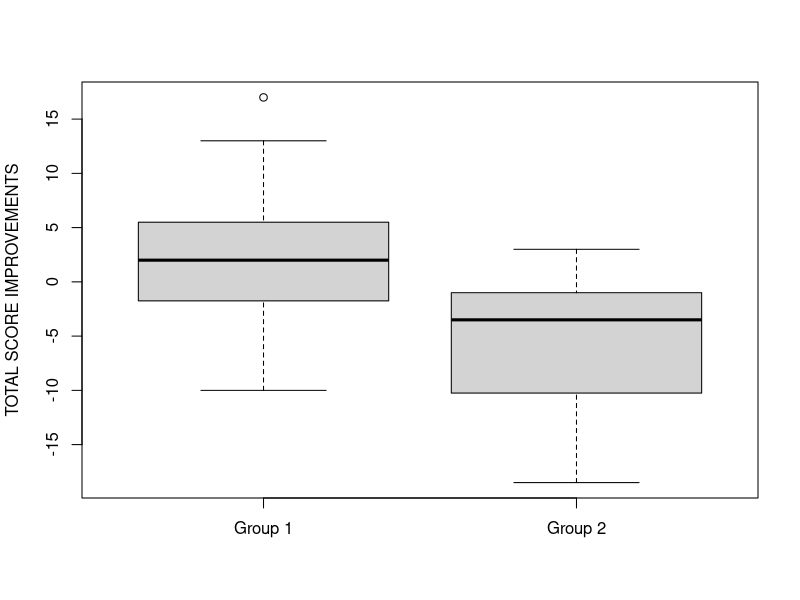
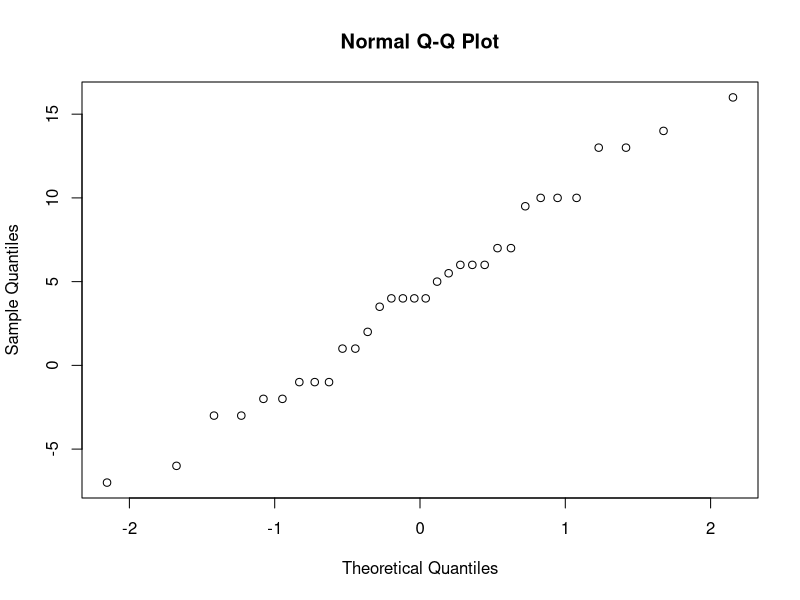
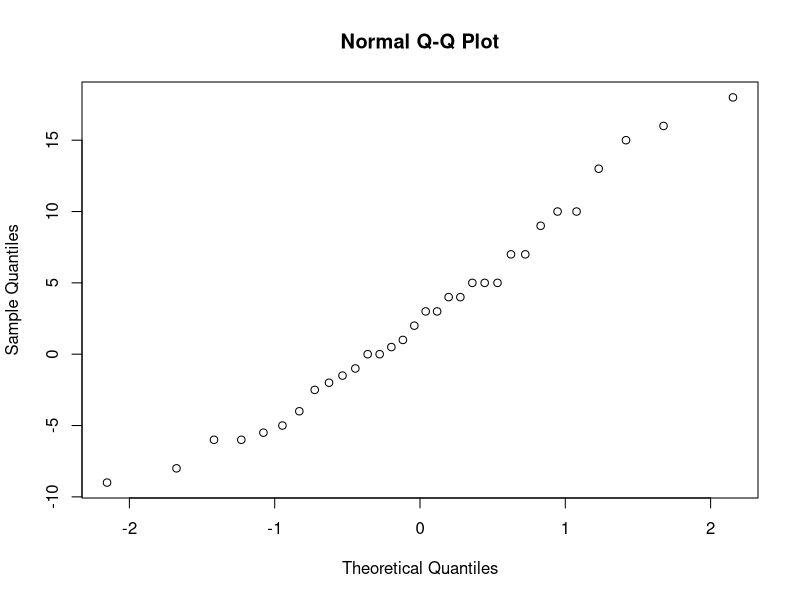
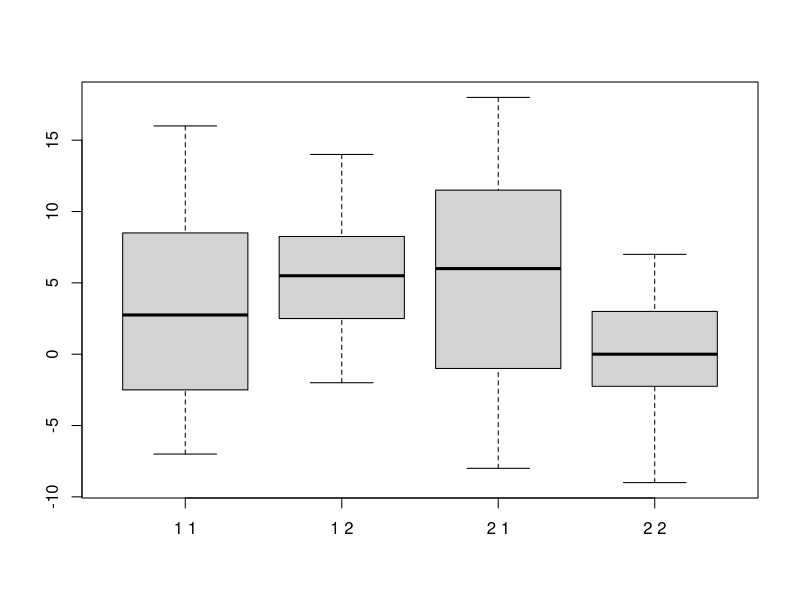
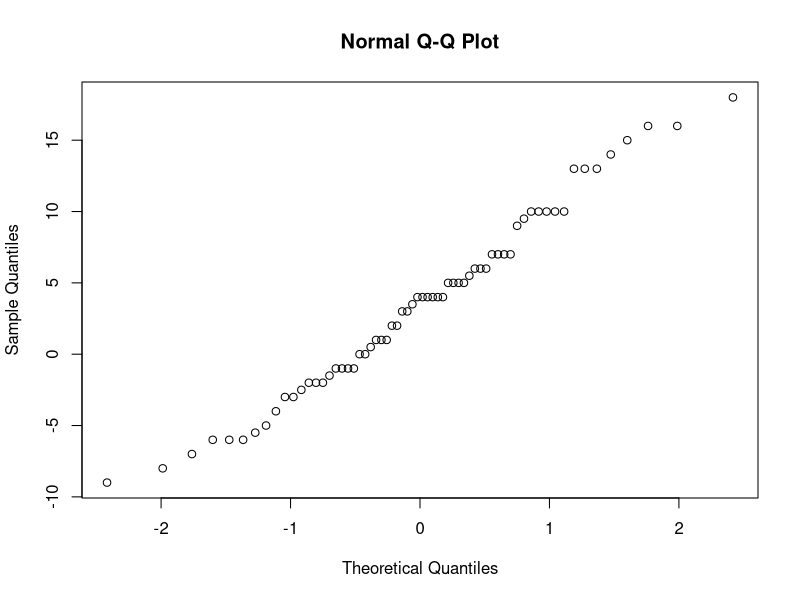

The R script that drew these images, in order:
## ---- chunk 1
knitr::opts_chunk$set(echo = TRUE)
## ---- chunk 2
data <- read.csv("Fall_All_Analysis.csv")
summary(data)
compositescore <- ifelse(data$Sentence == "Correct", ifelse(data$Answer == "Correct", 4, ifelse(data$Answer == "Wrong", -2, 2)), ifelse(data$Sentence == "Wrong", ifelse(data$Answer == "Correct", 2, ifelse(data$Answer == "Wrong", -4, -2)), NA))
confcompscore <- ifelse(data$Confidence == "Very", compositescore, ifelse(data$Confidence == "Semi", compositescore/2, compositescore/4))
confscore <- ifelse(data$Confidence == "Very", 2, ifelse(data$Confidence == "Semi", 1, 0)) # no answer is also 0
compositescore <- confcompscore

dgdata <- read.csv("Fall_Demographics_Everything.csv")
summary(dgdata)
## ---- chunk 3
session1totalIDCorrect <-sapply(split(compositescore[data$Session == 1], data$ID[data$Session == 1]), sum, na.rm=T)
session2totalIDCorrect <-sapply(split(compositescore[data$Session == 2], data$ID[data$Session == 2]), sum, na.rm=T)
session1totalIDTime <-sapply(split(data$Time[data$Session == 1], data$ID[data$Session == 1]), sum, na.rm=T)
session2totalIDTime <-sapply(split(data$Time[data$Session == 2], data$ID[data$Session == 2]), sum, na.rm=T)
session1totalIDConf <-sapply(split(confscore[data$Session == 1], data$ID[data$Session == 1]), sum, na.rm=T)
session2totalIDConf <-sapply(split(confscore[data$Session == 2], data$ID[data$Session == 2]), sum, na.rm=T)
session1IDGroup <-sapply(split(data$Group[data$Session == 1], data$ID[data$Session == 1]), unique)
session2IDGroup <-sapply(split(data$Group[data$Session == 2], data$ID[data$Session == 2]), unique)

## ---- chunk 4
t.test(session1totalIDCorrect[session1IDGroup == 1], session2totalIDCorrect[session2IDGroup == 1], paired=T)
t.test(session1totalIDCorrect[session1IDGroup == 1], session2totalIDCorrect[session2IDGroup == 1])
wilcox.test(session1totalIDCorrect[session1IDGroup == 1], session2totalIDCorrect[session2IDGroup == 1], paired=T)
wilcox.test(session1totalIDCorrect[session1IDGroup == 1], session2totalIDCorrect[session2IDGroup == 1])

t.test(session1totalIDCorrect[session1IDGroup == 2], session2totalIDCorrect[session2IDGroup == 2], paired=T)
t.test(session1totalIDCorrect[session1IDGroup == 2], session2totalIDCorrect[session2IDGroup == 2])
wilcox.test(session1totalIDCorrect[session1IDGroup == 2], session2totalIDCorrect[session2IDGroup == 2], paired=T)
wilcox.test(session1totalIDCorrect[session1IDGroup == 2], session2totalIDCorrect[session2IDGroup == 2])

group1totaldiff <- session2totalIDCorrect[session2IDGroup == 1] - session1totalIDCorrect[session1IDGroup == 1]
group2totaldiff <- session2totalIDCorrect[session2IDGroup == 2] - session1totalIDCorrect[session1IDGroup == 2]
boxplot(group1totaldiff, group2totaldiff, names=c("Group 1", "Group 2"), ylab="TOTAL SCORE IMPROVEMENTS")
## ---- chunk 5
dgndx <- match(names(session1IDGroup), dgdata$ID)
OSSExp <- dgdata$Open_Source_Experience[dgndx]
ProExp <- dgdata$Professional_Software_Experience[dgndx]
ModelExp <- dgdata$Model_Experience[dgndx]
CSBg <- dgdata$CS_Background[dgndx]
LawBg <- dgdata$Law_Background[dgndx]
DStructExp <- dgdata$Data_Structure_Experience[dgndx]
EnglProf <- dgdata$English_Proficiency[dgndx]
## ---- chunk 6
Group <- as.factor(session1IDGroup)
IDdata <- data.frame(Group, session1totalIDCorrect, session2totalIDCorrect, session1totalIDTime, session2totalIDTime, session1totalIDConf, session2totalIDConf, OSSExp, ProExp, ModelExp, CSBg, LawBg, DStructExp, EnglProf)
## ---- chunk 7
qqnorm(session1totalIDCorrect)
shapiro.test(session1totalIDCorrect)
qqnorm(session2totalIDCorrect)
shapiro.test(session2totalIDCorrect)
## ---- chunk 8
S1accuracyLModel <- lm(session1totalIDCorrect ~ Group + session1totalIDTime + session1totalIDConf + OSSExp + ProExp + ModelExp + CSBg + LawBg + DStructExp + EnglProf, data=IDdata)
S2accuracyLModel <- lm(session2totalIDCorrect ~ Group + session2totalIDTime + session2totalIDConf + OSSExp + ProExp + ModelExp + CSBg + LawBg + DStructExp + EnglProf, data=IDdata)
## ---- chunk 9
summary(S1accuracyLModel)
anova(S1accuracyLModel)
drop1(S1accuracyLModel, ~., test="F")
## ---- chunk 10
summary(S2accuracyLModel)
anova(S2accuracyLModel)
drop1(S2accuracyLModel, ~., test="F")
## ---- chunk 11
S1accuracyLModel <- lm(session1totalIDCorrect ~ Group + session1totalIDTime + session1totalIDConf + OSSExp + ProExp + EnglProf, data=IDdata)
S2accuracyLModel <- lm(session2totalIDCorrect ~ Group + session2totalIDTime + session2totalIDConf + OSSExp + ProExp + EnglProf, data=IDdata)
## ---- chunk 12
summary(S1accuracyLModel)
anova(S1accuracyLModel)
drop1(S1accuracyLModel, ~., test="F")
## ---- chunk 13
summary(S2accuracyLModel)
anova(S2accuracyLModel)
drop1(S2accuracyLModel, ~., test="F")
## ---- chunk 14
totalIDCorrect <- append(session1totalIDCorrect, session2totalIDCorrect)
totalIDTime <- append(session1totalIDTime, session2totalIDTime)
totalIDConf <- append(session1totalIDConf, session2totalIDConf)
IDGroup <- append(session1IDGroup, session2IDGroup)
IDSession <- append(rep(1,length(session1IDGroup)), rep(2,length(session2IDGroup)))
boxplot(split(totalIDCorrect, paste(IDSession, IDGroup)))

dgndx <- match(names(IDGroup), dgdata$ID)
OSSExp <- dgdata$Open_Source_Experience[dgndx]
ProExp <- dgdata$Professional_Software_Experience[dgndx]
ModelExp <- dgdata$Model_Experience[dgndx]
CSBg <- dgdata$CS_Background[dgndx]
LawBg <- dgdata$Law_Background[dgndx]
DStructExp <- dgdata$Data_Structure_Experience[dgndx]
EnglProf <- dgdata$English_Proficiency[dgndx]

Group <- as.factor(IDGroup)
Session <- as.factor(IDSession)
IDSessiondata <- data.frame(Session, Group, totalIDCorrect, totalIDTime, totalIDConf, OSSExp, ProExp, ModelExp, CSBg, LawBg, DStructExp, EnglProf)
## ---- chunk 15
qqnorm(totalIDCorrect)
## ---- chunk 16
accuracyLModel <- lm(totalIDCorrect ~ Session + Group + totalIDTime + totalIDConf + OSSExp + ProExp + ModelExp + CSBg + LawBg + DStructExp + EnglProf + Session:Group, data=IDSessiondata)
## ---- chunk 17
summary(accuracyLModel)
anova(accuracyLModel)
drop1(accuracyLModel, ~., test="F")
## ---- chunk 18
accuracyLModel <- lm(totalIDCorrect ~ Session + Group + totalIDTime + totalIDConf + OSSExp + ProExp + EnglProf + Session:Group, data=IDSessiondata)
## ---- chunk 19
summary(accuracyLModel)
anova(accuracyLModel)
drop1(accuracyLModel, ~., test="F")
## ---- chunk 20
accuracyLModel <- lm(totalIDCorrect ~ Session + Group + totalIDTime + totalIDConf + EnglProf + Session:Group, data=IDSessiondata)
## ---- chunk 21
summary(accuracyLModel)
anova(accuracyLModel)
drop1(accuracyLModel, ~., test="F")
## ---- chunk 22
subjectID <- as.factor(names(IDGroup))
accuracyLModel <- lm(totalIDCorrect ~ subjectID + Session + Group + totalIDTime + totalIDConf + EnglProf + Session:Group, data=IDSessiondata)
## ---- chunk 23
summary(accuracyLModel)
anova(accuracyLModel)
drop1(accuracyLModel, ~., test="F")
## ---- chunk 24
domain <- as.character(data$QType)
domain[data$QType != "HIPAA"] <- "Copyright"
dtype <- as.factor(domain)
sessfactor <- as.factor(data$Session)
grpfactor <- as.factor(data$Group)

accuracyBModel <- glm(I(compositescore > 0) ~ sessfactor + grpfactor + dtype + log(Time + 1) + Confidence + sessfactor:grpfactor + sessfactor:dtype, family=binomial(), data=data)
## ---- chunk 25
summary(accuracyBModel)
anova(accuracyBModel, test="Chisq")
drop1(accuracyBModel, ~., test="Chisq")
## ---- chunk 26
subjectID <- as.factor(data$ID)
accuracyBModel <- glm(I(compositescore > 0) ~ subjectID + sessfactor + grpfactor + dtype + log(Time + 1) + Confidence + sessfactor:grpfactor + sessfactor:dtype, family=binomial(), data=data)
## ---- chunk 27
summary(accuracyBModel)
anova(accuracyBModel, test="Chisq")
drop1(accuracyBModel, ~., test="Chisq")
## ---- chunk 28
qID <- as.factor(data$QID)
accuracyBModel <- glm(I(compositescore > 0) ~ sessfactor + grpfactor + dtype + log(Time + 1) + Confidence + sessfactor:grpfactor + sessfactor:dtype + sessfactor:dtype:qID, family=binomial(), data=data)
## ---- chunk 29
summary(accuracyBModel)
anova(accuracyBModel, test="Chisq")
drop1(accuracyBModel, ~., test="Chisq")
## ---- chunk 30
qID <- as.factor(data$QID)
accuracyBModel <- glm(I(compositescore > 0) ~ sessfactor + grpfactor + dtype + log(Time + 1) + Confidence + sessfactor:grpfactor + sessfactor:dtype + sessfactor:dtype:qID + sessfactor:grpfactor:dtype:qID, family=binomial(), data=data)
## ---- chunk 31
summary(accuracyBModel)
anova(accuracyBModel, test="Chisq")
drop1(accuracyBModel, ~., test="Chisq")
